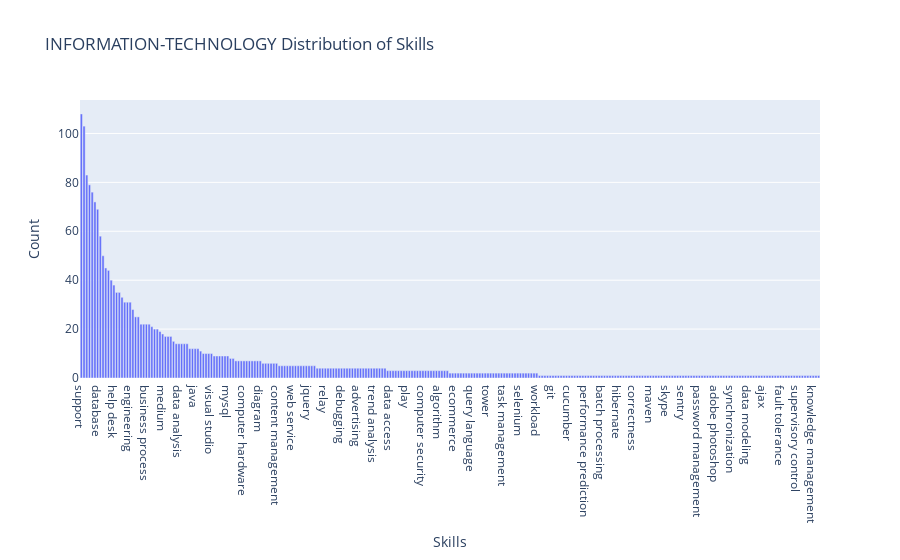

Notebook cell for this chart:
### Markdown cell above
## Skills
In this part, going to use the Deepnote input cell to create category variables and then visualize the distribution of skills based on selected Job Descriptions.

### Code cell
import pandas as pd
import plotly.express as px
import numpy as np

# Define the job category to filter by
Job_Category = "INFORMATION-TECHNOLOGY"

# Filter the data to only include the specified job category
fltr = data[data["Category"] == Job_Category]["skills"]

# Initialize a list to store all skills
Total_skills = []

# Extract skills from the filtered data
for x in fltr:
    for i in x:
        Total_skills.append(i)

# Convert the list of skills to a DataFrame for easier manipulation
skills_df = pd.DataFrame(Total_skills, columns=['Skill'])

# Count the occurrences of each skill
skills_count = skills_df['Skill'].value_counts().reset_index()
skills_count.columns = ['Skill', 'Count']

# Plot the distribution of skills using a histogram
fig = px.bar(
    skills_count,
    x='Skill',
    y='Count',
    labels={"Skill": "Skills", "Count": "Count"},
    title=f"{Job_Category} Distribution of Skills"
).update_xaxes(categoryorder="total descending")

# Show the plot
fig.show()

### Figure 1 — Plotly figure (JSON) as saved in the notebook; plotly's stock layout.template omitted (floating-point values rounded to 4 significant figures; data arrays with more than 128 entries replaced by an {"elided": "..."} marker saying what was removed)
{"data": [{"alignmentgroup": "True", "hovertemplate": "Skills=%{x}<br>Count=%{y}<extra></extra>", "legendgroup": "", "marker": {"color": "#636efa", "pattern": {"shape": ""}}, "name": "", "offsetgroup": "", "orientation": "v", "showlegend": false, "textposition": "auto", "type": "bar", "x": {"elided": "273 str values"}, "xaxis": "x", "y": {"elided": "273 int values"}, "yaxis": "y"}], "layout": {"barmode": "relative", "legend": {"tracegroupgap": 0}, "title": {"text": "INFORMATION-TECHNOLOGY Distribution of Skills"}, "xaxis": {"anchor": "y", "categoryorder": "total descending", "domain": [0, 1], "title": {"text": "Skills"}}, "yaxis": {"anchor": "x", "domain": [0, 1], "title": {"text": "Count"}}}}
